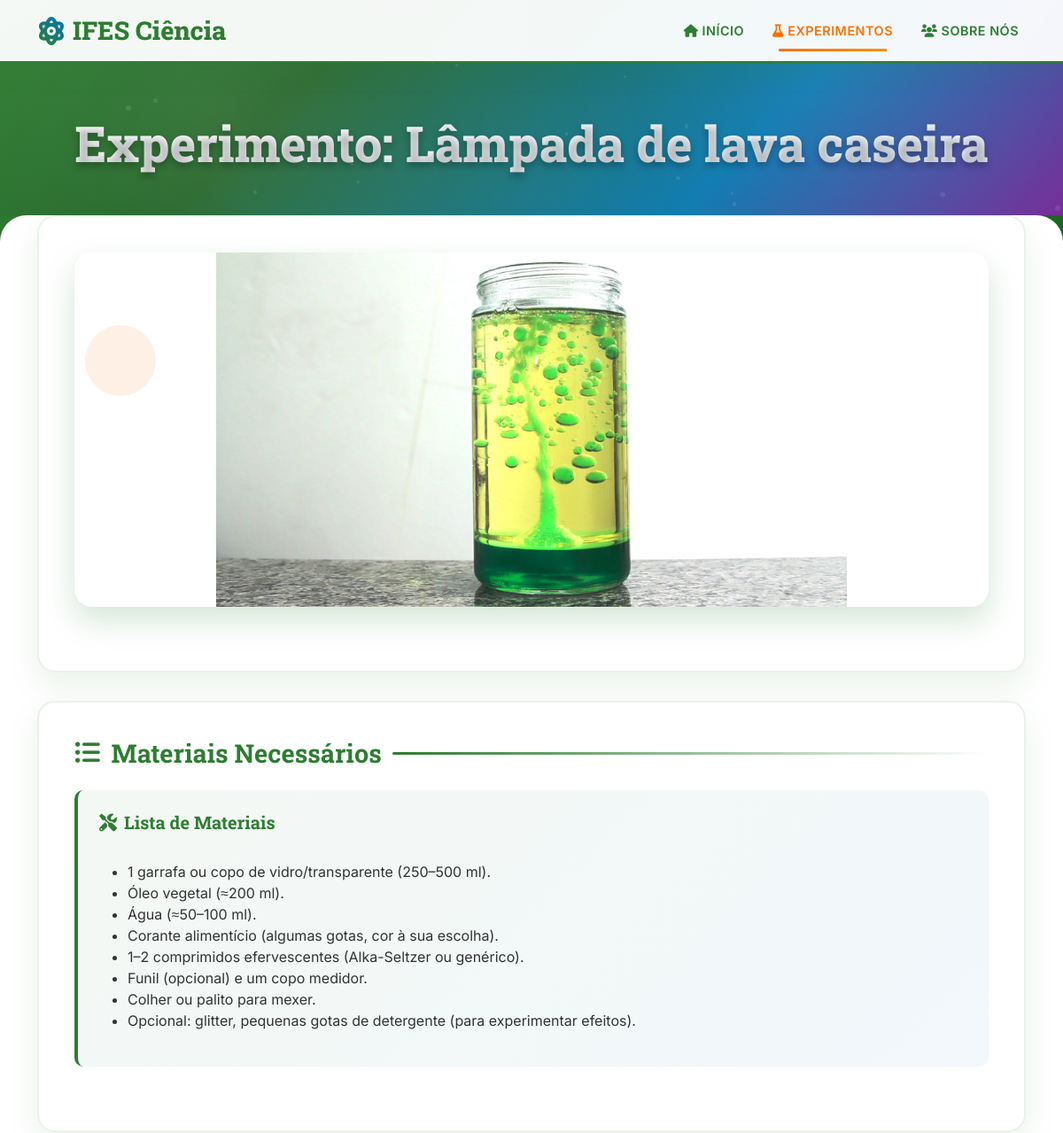
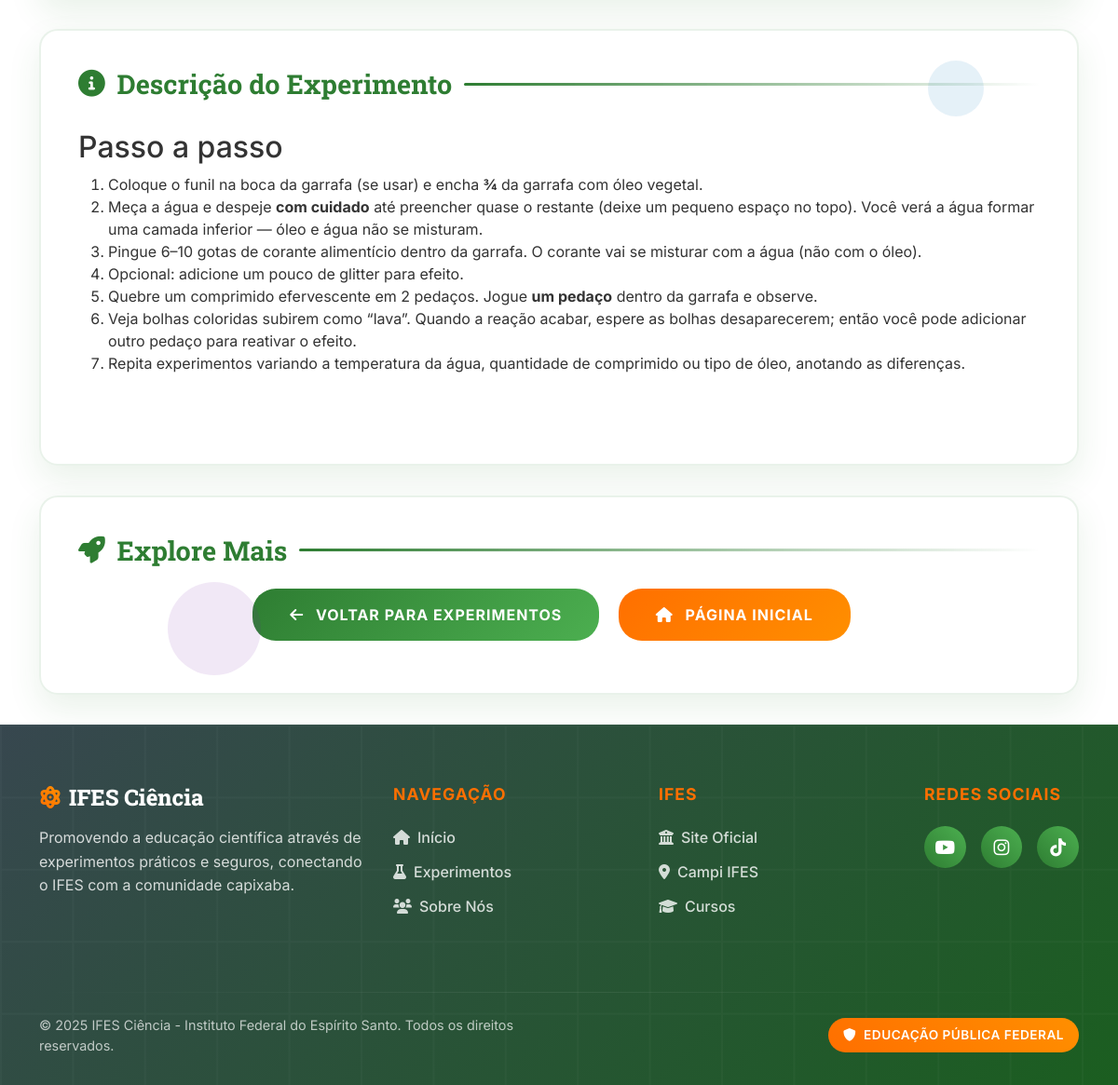
Screenshot of /cliente/experimentos/7 with the database file from the repository (2 pictures, top to bottom).
### tables this page shows
CREATE TABLE experimento (
    id       INTEGER PRIMARY KEY AUTOINCREMENT,
    titulo               TEXT    NOT NULL,
    descricao            TEXT    NOT NULL,
    materiais            TEXT    NOT NULL,
    capa                 TEXT    NULL,
    video_explicativo    TEXT    NULL
);

### main.py (the view)
@app.get("/cliente/experimentos/{id_experimento}", response_class=HTMLResponse)
async def detalhes_experimento(request: Request, id_experimento: int):
    experimento = experimento_repo.obter_experimento_por_id(id_experimento)
    if not experimento:
        request.session.setdefault("flash_messages", []).append({
            "message": "Experimento não encontrado.",
            "type": "danger"
        })
        return RedirectResponse(url="/cliente/experimentos", status_code=status.HTTP_303_SEE_OTHER)
    return templates.TemplateResponse("/cliente/detalhes_experimento.html", {
        "request": request,
        "experimento": experimento,
        "flash_messages": get_flash_messages(request)
    })

### templates/cliente/detalhes_experimento.html (shortened to what this page needs)
<!DOCTYPE html>
<html lang="pt-br">
<head>
<link href="https://cdn.jsdelivr.net/npm/bootstrap@5.3.3/dist/css/bootstrap.min.css" rel="stylesheet">
<link href="https://cdnjs.cloudflare.com/ajax/libs/font-awesome/6.0.0/css/all.min.css" rel="stylesheet">
</head>
<body>
<div class="floating-elements">
</div>
<nav class="navbar navbar-expand-lg" id="mainNavbar">
  <div class="container">
    <a class="navbar-brand" href="/">
      <i class="fas fa-atom"></i>
      IFES Ciência
    </a>
    <div class="collapse navbar-collapse" id="navbarNav">
      <ul class="navbar-nav ms-auto">
        <li class="nav-item"><a class="nav-link" href="/"><i class="fas fa-home me-1"></i>Início</a></li>
        <li class="nav-item"><a class="nav-link active" href="/cliente/experimentos"><i class="fas fa-flask me-1"></i>Experimentos</a></li>
        <li class="nav-item"><a class="nav-link" href="/cliente/sobre_nos"><i class="fas fa-users me-1"></i>Sobre Nós</a></li>
      </ul>
    </div>
  </div>
</nav>
<section class="hero-section">
  <div class="hero-content">
    <h1 class="hero-title">{{ experimento.titulo }}</h1>
  </div>
</section>
<div class="main-content">
  <div class="container">
    <div class="glass-card">
      <div class="experiment-image-container">
        <img src="{{ experimento.capa }}" alt="{{ experimento.titulo }}" class="experiment-image">
      </div>
    </div>
    <div class="glass-card">
        <h2 class="section-title">
        <i class="fas fa-list-ul"></i>
        Materiais Necessários
        </h2>
        <div class="materials-list">
        <h5><i class="fas fa-tools me-2"></i>Lista de Materiais</h5>
        <p class="content-text">{{ experimento.materiais|safe }}</p>
        </div>
    </div>
    <div class="row">
      <div class="col-lg-12">
        <div class="glass-card">
          <h2 class="section-title">
            <i class="fas fa-info-circle"></i>
            Descrição do Experimento
          </h2>
        <p class="content-text">{{ experimento.descricao|safe }}</p>
        </div>
        <div class="glass-card text-center">
          <h2 class="section-title">
            <i class="fas fa-rocket"></i>
            Explore Mais
          </h2>
          <a href="/cliente/experimentos" class="btn-custom btn-secondary">
            <i class="fas fa-arrow-left"></i>Voltar para Experimentos
          </a>
          <a href="/" class="btn-custom">
            <i class="fas fa-home"></i>Página Inicial
          </a>
        </div>
      </div>
    </div>
  </div>
<footer class="footer-section">
  <div class="container">
    <div class="row">
      <div class="col-md-4 mb-4">
        <div class="footer-brand">
          <h4><i class="fas fa-atom me-2"></i>IFES Ciência</h4>
          <p class="footer-description">
            Promovendo a educação científica através de experimentos práticos e seguros,
            conectando o IFES com a comunidade capixaba.
          </p>
        </div>
      </div>
      <div class="col-md-3 mb-4">
        <h5 class="footer-title">Navegação</h5>
        <ul class="footer-links">
          <li><a href="/"><i class="fas fa-home me-2"></i>Início</a></li>
          <li><a href="/cliente/experimentos"><i class="fas fa-flask me-2"></i>Experimentos</a></li>
          <li><a href="/cliente/sobre_nos"><i class="fas fa-users me-2"></i>Sobre Nós</a></li>
        </ul>
      </div>
      <div class="col-md-3 mb-4">
        <h5 class="footer-title">IFES</h5>
        <ul class="footer-links">
          <li><a href="https://ifes.edu.br" target="_blank"><i class="fas fa-university me-2"></i>Site Oficial</a></li>
          <li><a href="https://cachoeiro.ifes.edu.br/"><i class="fas fa-map-marker-alt me-2"></i>Campi IFES</a></li>
          <li><a href="https://cachoeiro.ifes.edu.br/cursos"><i class="fas fa-graduation-cap me-2"></i>Cursos</a></li>
        </ul>
      </div>
      <div class="col-md-2 mb-4">
        <h5 class="footer-title">Redes Sociais</h5>
        <div class="social-links">
          <a href="https://www.youtube.com/@IFESCi%C3%AAncia/featured" class="social-link"><i class="fab fa-youtube"></i></a>
          <a href="https://www.instagram.com/ifesciencia/" class="social-link"><i class="fab fa-instagram"></i></a>
          <a href="https://www.tiktok.com/@ifesciencia" class="social-link"><i class="fab fa-tiktok"></i></a>
        </div>
      </div>
    </div>
    <hr class="footer-divider">
    <div class="row align-items-center">
      <div class="col-md-6">
        <p class="copyright">
          © 2025 IFES Ciência - Instituto Federal do Espírito Santo.
          <br class="d-md-none">Todos os direitos reservados.
        </p>
      </div>
      <div class="col-md-6 text-md-end">
        <div class="footer-badge">
          <i class="fas fa-shield-alt me-2"></i>
          Educação Pública Federal
        </div>
      </div>
    </div>
  </div>
</footer>
</body>
</html>

### rows the page displays
experimento: titulo "Experimento: Lâmpada de lava caseira", capa (picture), materiais "1 garrafa ou copo de vidro/transparente (250–500 ml). Óleo vegetal (≈200 ml). Água (≈50–100 ml). Corante alimentício (algumas gotas, cor à sua escolha). 1–2 comprimidos efervescentes (Alka-Seltzer ou genérico). Funil (opcional) e um copo medidor. Colher ou palito para mexer. Opcional: glitter, pequenas gotas de detergente (para experimentar efeitos).", descricao "Passo a passo Coloque o funil na boca da garrafa (se usar) e encha ¾ da garrafa com óleo vegetal. Meça a água e despeje com cuidado até preencher quase o restante (deixe um pequeno espaço no topo). Você verá a água formar uma camada inferior — óleo e água não se misturam. Pingue 6–10 gotas de corante alimentício dentro da garrafa. O corante vai se misturar com a água (não com o óleo). Opcional: adicione um pouco de glitter para efeito. Quebre um comprimido efervescente em 2 pedaços. Jogue um pedaço dentro da garrafa e observe. Veja bolhas coloridas subirem como “lava”. Quando a reação acabar, espere as bolhas desaparecerem; então você pode adicionar outro pedaço para reativar o efeito.…"
